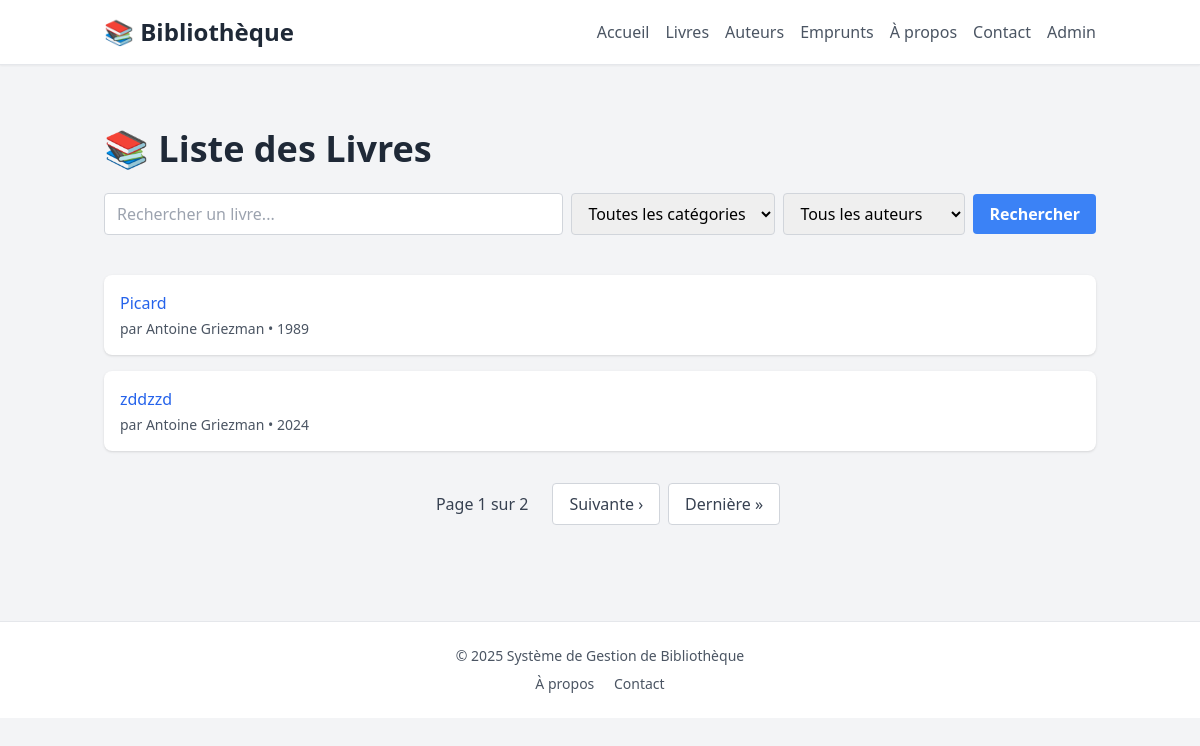
/book/, run on the app's committed database.
### book/models/book.py (models this page shows, shortened)
class Book(models.Model):
    title = models.CharField(max_length=200, verbose_name="Titre")
    isbn = models.CharField(
        max_length=13,
        unique=True,
        verbose_name="ISBN-13",
        help_text="Code ISBN au format ISBN-13 (13 caractères)",
    )
    publication_year = models.IntegerField(
        verbose_name="Année de publication",
        validators=[MinValueValidator(1450), MaxValueValidator(2100)],
    )
    author = models.ForeignKey(
        "author.Author",
        on_delete=models.CASCADE,
        related_name="books",
        verbose_name="Auteur",
    )
    category = models.ForeignKey(
        "Category",
        on_delete=models.SET_NULL,
        null=True,
        blank=True,
        related_name="books",
        verbose_name="Catégorie",
    )
    total_copies = models.PositiveIntegerField(
        verbose_name="Nombre total d'exemplaires"
    )
    available_copies = models.PositiveIntegerField(
        verbose_name="Exemplaires disponibles"
    )
    description = models.TextField(blank=True, verbose_name="Description")
    language = models.CharField(
        max_length=50, default="Français", verbose_name="Langue"
    )
    pages = models.PositiveIntegerField(
        null=True, blank=True, verbose_name="Nombre de pages"
    )
    publisher = models.CharField(
        max_length=200, blank=True, verbose_name="Maison d'édition"
    )
    cover_image = models.ImageField(
        upload_to="book_covers/",
        null=True,
        blank=True,
        verbose_name="Image de couverture",
    )
    added_date = models.DateTimeField(
        auto_now_add=True, verbose_name="Date d'ajout au catalogue"
    )
    class Meta:
        verbose_name = "Livre"
        verbose_name_plural = "Livres"
        ordering = ["title"]

### author/models.py (models this page shows, shortened)
class Author(models.Model):
    first_name = models.CharField(max_length=100, verbose_name="Prénom")
    last_name = models.CharField(max_length=100, verbose_name="Nom de famille")
    birth_date = models.DateField(verbose_name="Date de naissance")
    death_date = models.DateField(null=True, blank=True, verbose_name="Date de décès")
    nationality = models.CharField(max_length=100, verbose_name="Nationalité")
    biography = models.TextField(blank=True, verbose_name="Biographie")
    website = models.URLField(blank=True, verbose_name="Site web ou URL de référence")
    photo = models.ImageField(
        upload_to="author_photos/",
        null=True,
        blank=True,
        verbose_name="Photo de l'auteur",
    )
    class Meta:
        verbose_name = "Auteur"
        verbose_name_plural = "Auteurs"
        ordering = ["last_name", "first_name"]
        unique_together = ["first_name", "last_name"]
    @property
    def name(self):
        return f"{self.first_name} {self.last_name}"

### book/views.py (the view)
# urls.py: path("", views.index, name="index"),
def index(request):
    books = Book.objects.all()
    categories = Category.objects.all()
    authors = Author.objects.all()
    search_query = request.GET.get("search", "")
    category_id = request.GET.get("category", "")
    author_id = request.GET.get("author", "")
    if search_query:
        books = books.filter(Q(title__icontains=search_query))
    if category_id:
        books = books.filter(category_id=category_id)
    if author_id:
        books = books.filter(author_id=author_id)
    paginator = Paginator(books, 2)
    page_number = request.GET.get("page", 1)
    page_obj = paginator.get_page(page_number)
    return render(
        request,
        "index.html",
        {
            "page_obj": page_obj,
            "books": page_obj,
            "categories": categories,
            "authors": authors,
        },
    )

### book/templates/index.html (shortened to what this page needs)
{% extends 'base.html' %}
{% block content %}
<div class="container mx-auto px-4 py-8">
    <h1 class="text-4xl font-bold text-gray-800 mb-6">
        📚 Liste des Livres
    </h1>
    <form method="GET" class="flex items-center gap-2 pb-10">
        <input
            type="text"
            name="search"
            placeholder="Rechercher un livre..."
            value="{{ request.GET.search }}"
            class="border border-gray-300 rounded px-3 py-2 w-full"
        />
        <select
            name="category"
            class="border border-gray-300 rounded px-3 py-2"
        >
            <option value="">Toutes les catégories</option>
        </select>
        <select
            name="author"
            class="border border-gray-300 rounded px-3 py-2"
        >
            <option value="">Tous les auteurs</option>
        </select>
        <button
            type="submit"
            class="bg-blue-500 hover:bg-blue-700 text-white font-bold py-2 px-4 rounded"
        >
            Rechercher
        </button>
    </form>
    <ul class="space-y-4">
        {% for book in page_obj %}
        <li
            class="bg-white rounded-lg shadow p-4 hover:shadow-md transition-shadow"
        >
            <a
                href="{% url 'book:detail' book.id %}"
                class="text-blue-600 hover:text-blue-800 font-medium"
            >
                {{ book.title }}
            </a>
            <p class="text-gray-600 text-sm mt-1">
                par {{ book.author.name }} • {{ book.publication_year }}
            </p>
        </li>
        {% empty %}
        <li
            class="bg-white rounded-lg shadow p-6 text-center text-gray-500"
        >
            Aucun livre trouvé.
        </li>
        {% endfor %}
    </ul>
    {% if page_obj.has_other_pages %}
    <div class="mt-8 flex items-center justify-center gap-2">
        <span class="px-4 py-2 text-gray-700 font-medium">
            Page {{ page_obj.number }} sur {{ page_obj.paginator.num_pages }}
        </span>
        {% if page_obj.has_next %}
        <a
            href="?page={{ page_obj.next_page_number }}"
            class="px-4 py-2 bg-white border border-gray-300 rounded hover:bg-gray-50 text-gray-700"
        >
            Suivante ›
        </a>
        <a
            href="?page={{ page_obj.paginator.num_pages }}"
            class="px-4 py-2 bg-white border border-gray-300 rounded hover:bg-gray-50 text-gray-700"
        >
            Dernière »
        </a>
        {% endif %}
    </div>
    {% endif %}
</div>
{% endblock %}

### data on the page
Book: title "Picard", author.name "Antoine Griezman", publication_year "1989"
Book: title "zddzzd", author.name "Antoine Griezman", publication_year "2024"

### other printed values
{{ page_obj.number }} "1"
{{ page_obj.paginator.num_pages }} "2"
